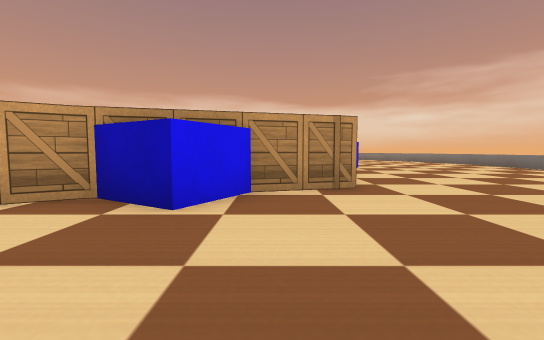
View 1 (above)

24 first-person views from a walk through a world built for the Webots simulator. The camera is 0.13 m above the floor, tilts 4° down and sees 90° across. The floor is counted in squares, 0.2 m on a side. Each view is taken from the middle of a square. On the plan, view 1 faces up. The plan holds only what a view shows up to about 9 squares ahead; the rest is blank. The robots in the file are not drawn. Simple shapes and patterns stand in for the simulator's stock objects.

View 2
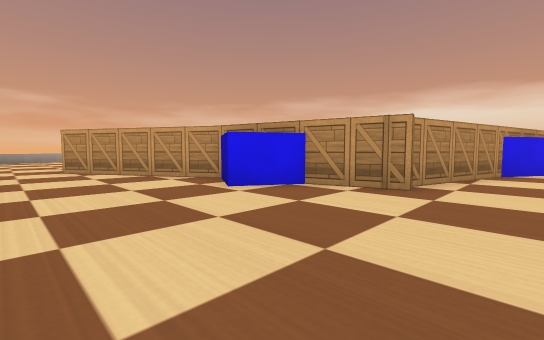

View 3
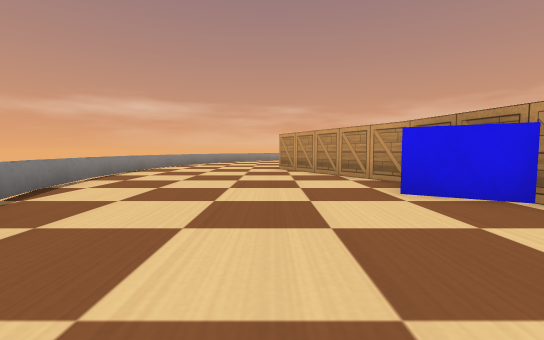

View 4
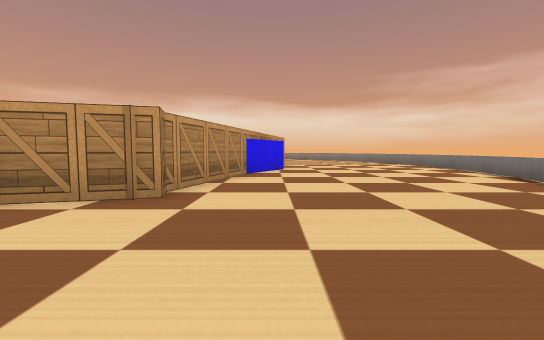

View 5
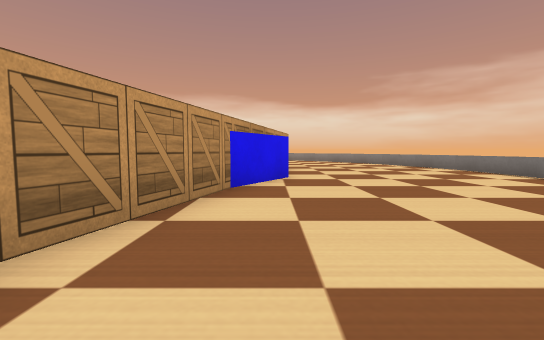

View 6
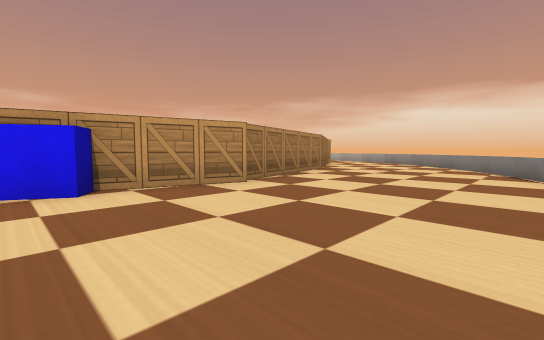

View 7
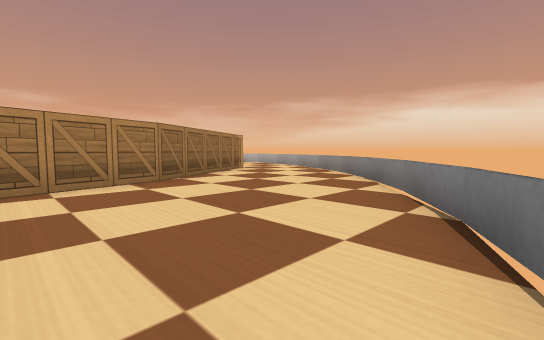

View 8
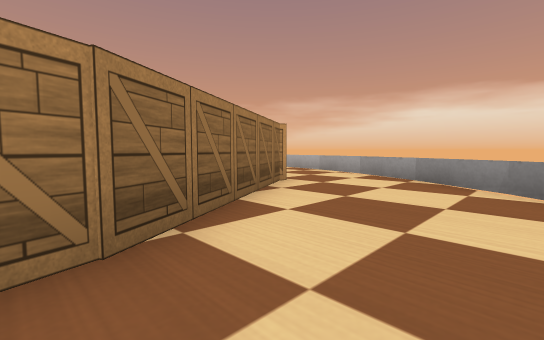

View 9
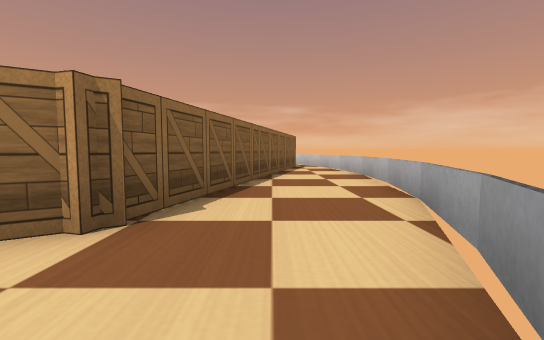

View 10
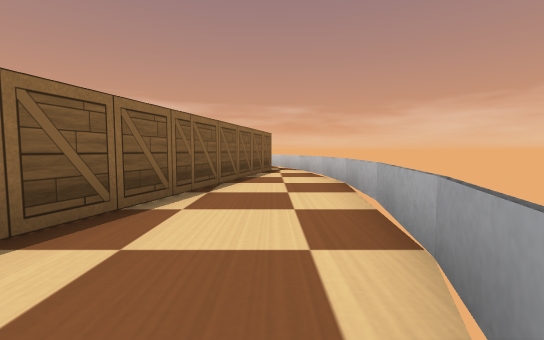

View 11
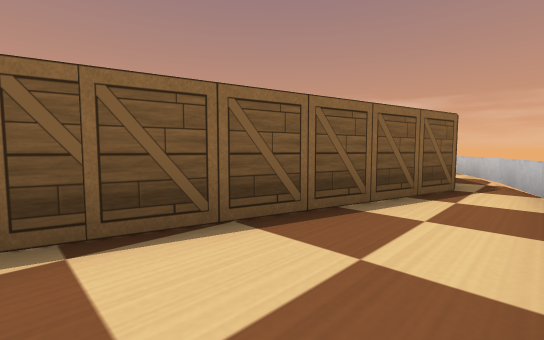

View 12
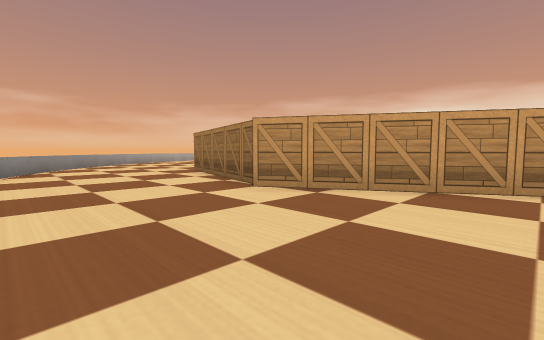

View 13
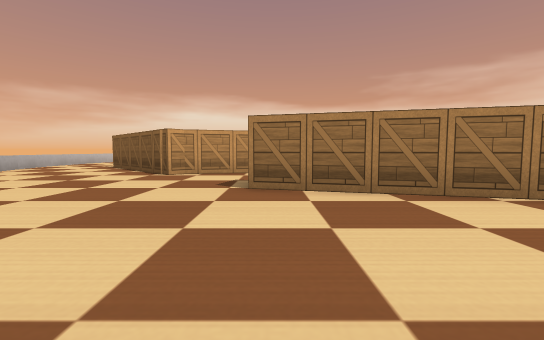

View 14
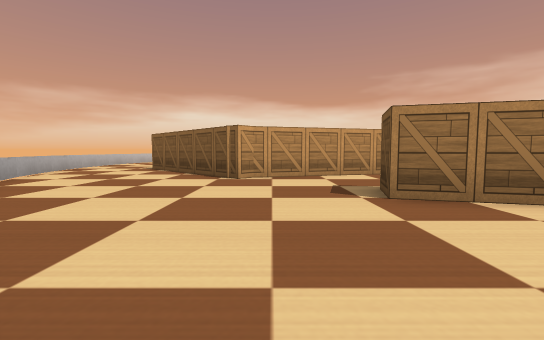

View 15
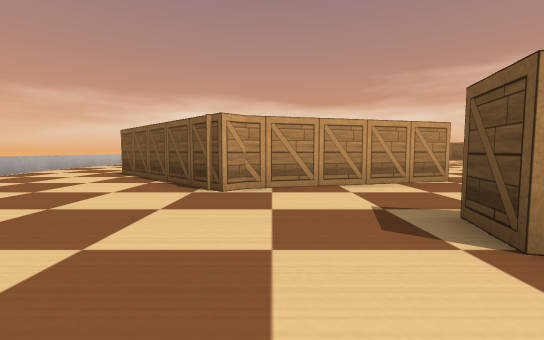

View 16
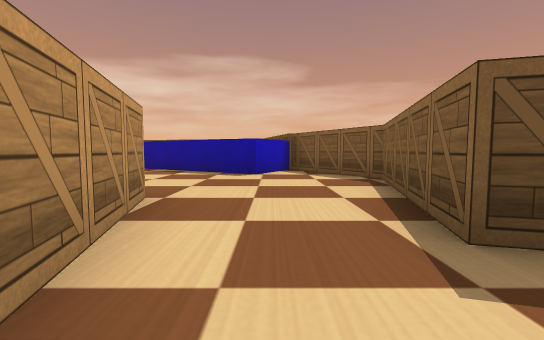

View 17
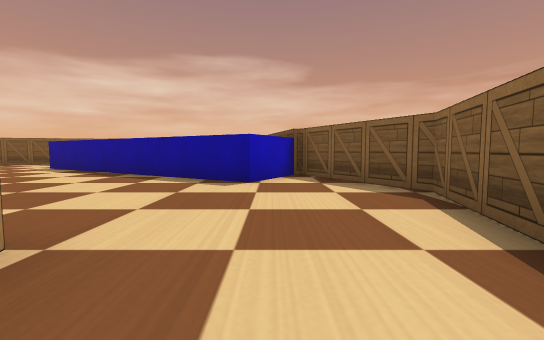

View 18
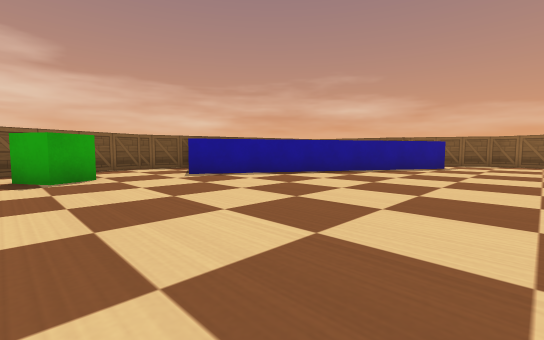

View 19
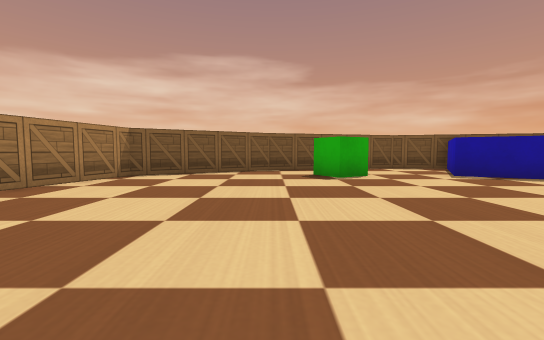

View 20
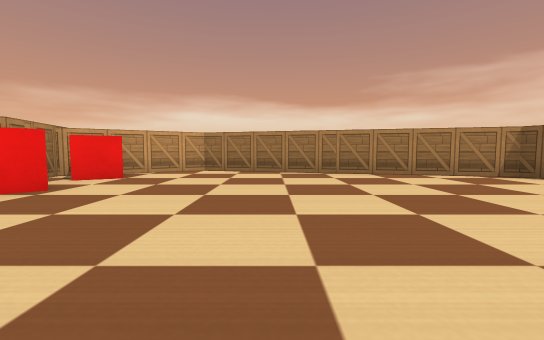

View 21
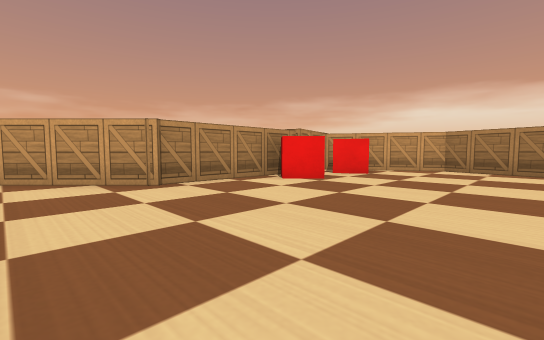

View 22
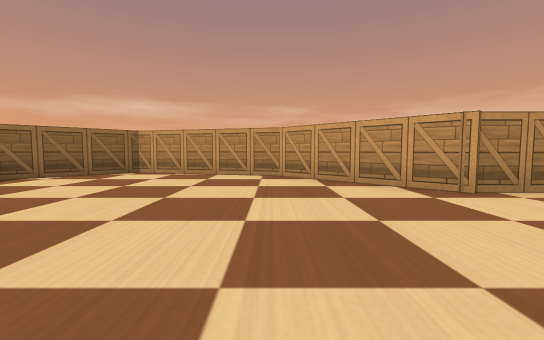

View 23
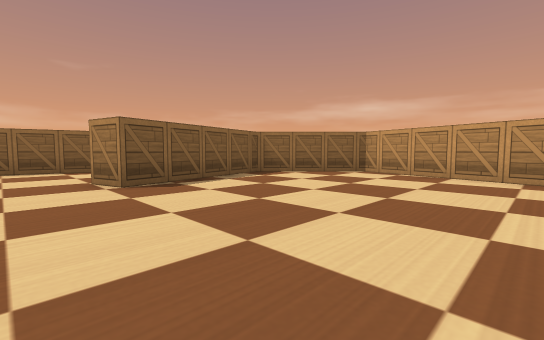

View 24
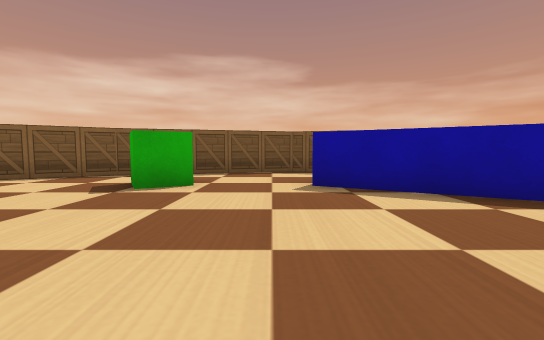

### Floor plan
Key: @ floor where view 1 was taken; # wall or solid block; . floor; = window, fence, low wall or low ledge; B wooden box; G green box; R red box.
Columns run from 21 left of view 1 to 10 right of it. Each row starts with its distance up from view 1.
 27              ######
 26           ###=....====#
 25         ###BB.........==#
 24        ##  BBBBBB.......=#
 23          BB....BBBBBB....=#
 22         BRR.......BBBB....=#
 21          RR..........BB....=#
 20          RR..........BB.....=#
 19         BRR...........BB.....=
 18         BB............BB.....=
 17          B..........G..B......
 16         BB..........GG.BB.....
 15        BB..............BB.....
 14       BB...............BB.....
 13       B.............##..B......#
 12       B.............###BB......#
 11      B.............##   #......#
 10 #... B............##   ##......#
  9 #=..BB............#    #......=#
  8  =...BB....B.....##    #......=
  7  =....BBBBBBB....#     B......=
  6  =.....BBBB.....##    B.......
  5  #=....B........###  BB......
  4    ..............B###.......
  3     ......BBBB.BBB..#......
  2      ......BBBBBB.........
  1       ........B..........
  0        ..............@...
 -1        =...............
 -2        #==............
 -3                ...===
 -4                ==##

Positions as (right, up) in squares from view 1, and headings:
1: (0, 0), facing up
2: (3, 0), facing up-left
3: (3, 1), facing left
4: (3, 1), facing up
5: (3, 4), facing up
6: (8, 10), facing up-left
7: (8, 16), facing up-left
8: (4, 18), facing up-left
9: (2, 24), facing left
10: (0, 25), facing left
11: (-4, 26), facing down-left
12: (-3, -2), facing up-left
13: (-11, -2), facing up
14: (-13, -1), facing up
15: (-13, 1), facing up
16: (-13, 5), facing right
17: (-11, 5), facing right
18: (-8, 17), facing down-right
19: (-8, 18), facing right
20: (-7, 15), facing up
21: (-7, 14), facing up-left
22: (-8, 13), facing left
23: (-8, 13), facing down-left
24: (-6, 14), facing right
